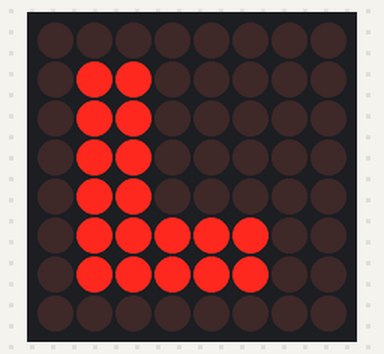
A sketch run on a simulated Arduino Uno, built with avr-gcc and run on an emulated ATmega328P. Shown: 8×8 LED matrix.

Above: at 1.15 s.

The sketch:

MAtriz_led_tetris.ino
```cpp
// one led in a 8x8 led matric simulates bouncing dot


#include <LedControl.h>
LedControl lc = LedControl (12,11,10,1); // DIN CLCK CS


byte L[] =      // arreglo en columnas de bytes
{


  B00000000,
  B01100000,
  B01100000,
  B01100000,
  B01100000,
  B01111100,
  B01111100,
  B00000000

};

byte O[] =      // arreglo en columnas de bytes
{

B00000000,
  B01111110,
  B01111110,
  B01100110,
  B01100110,
  B01111110,
  B01111110,
  B00000000

};


void setup() {

  Serial.begin (9600);

  lc.shutdown (0,false);

  lc.setIntensity (0,0);                       // 0 = bajo; 8 = alto

  delay(1000);

  // limpia la matriz
  lc.clearDisplay (0);


}


void loop() {

  for (int i = 0; i < 8; i++)
  {
    lc.setRow (0,i,L[i]);
  }
  delay (300);
  for (int i = 0; i < 8; i++)
  {
    lc.setRow (0,i,O[i]);
  }
  delay(300);
  for (int i = 0; i < 8; i++)
  {
    lc.setRow (0,i,L[i]);
  }


}
```
